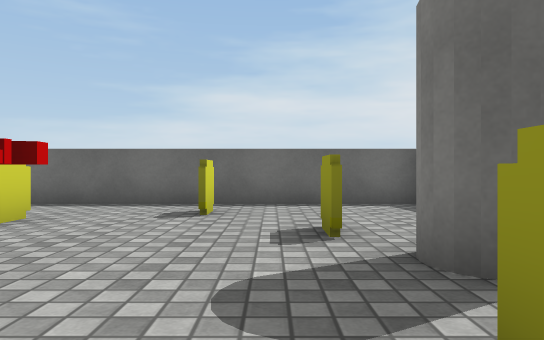
[1] (above)

12 first-person views from a walk through a 3-D level made in the Unity game engine. The camera is 0.65 m above the floor, looks level and sees 70° across. The floor is counted in squares, 1 m on a side. Each view is taken from the middle of a square. On the plan, view 1 faces up. The plan holds only what a view shows up to about 11 squares ahead; the rest is blank. The place goes on beyond the plan. The player character is not drawn. Some surface patterns are stand-ins.

[2]
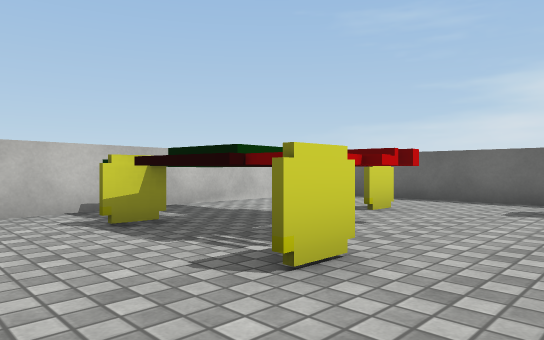

[3]
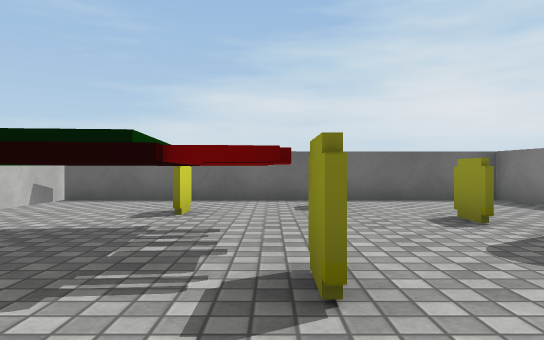

[4]
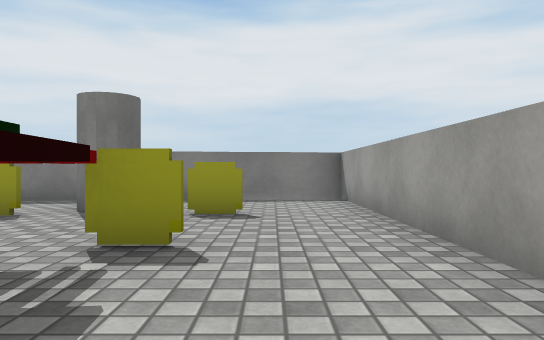

[5]
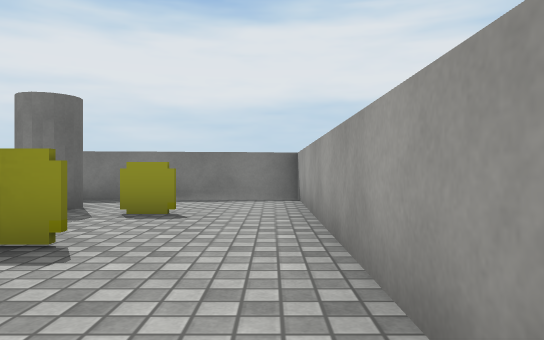

[6]
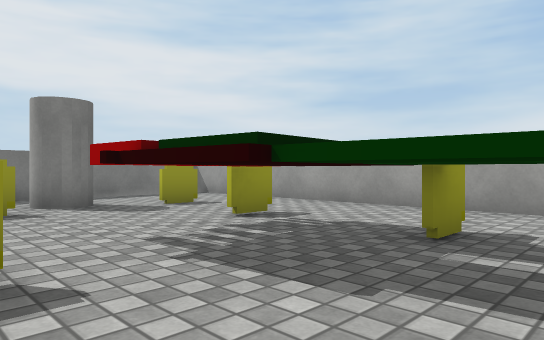

[7]
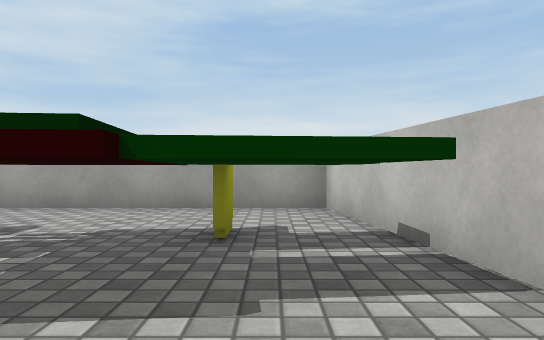

[8]
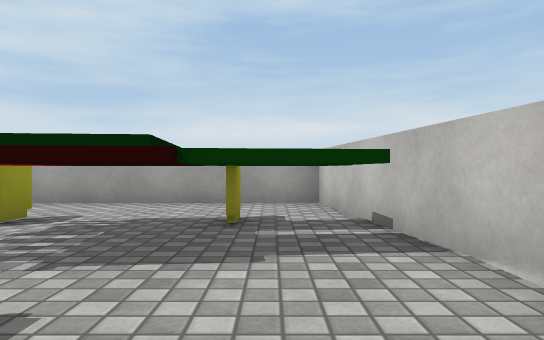

[9]
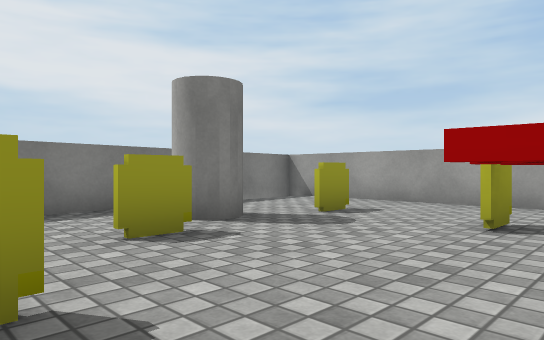

[10]
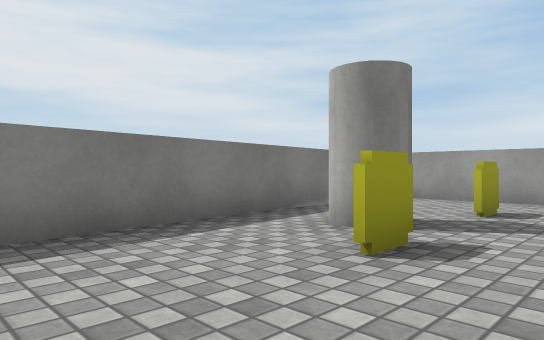

[11]
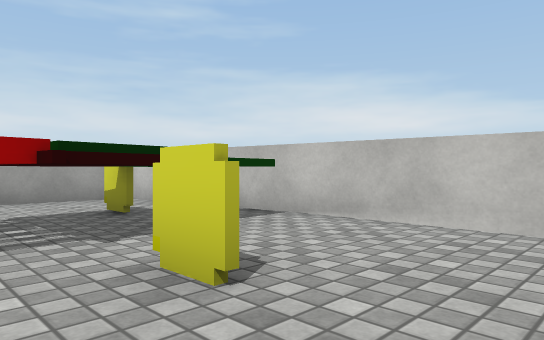

[12]
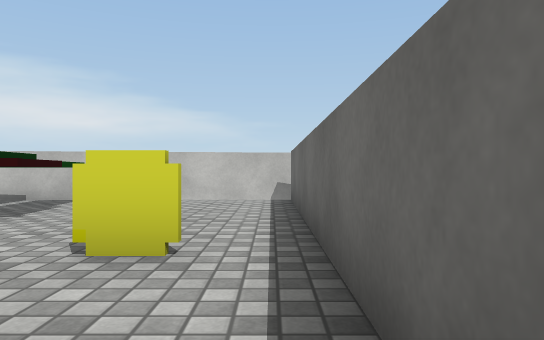

### Floor plan
Key: @ floor where view 1 was taken; # wall or solid block; . floor; C coin; Y cylinder; O other object.
Columns run from 7 left of view 1 to 4 right of it. Each row starts with its distance up from view 1.
  8 ###########
  7 #.........#
  6 #.....C...#
  5 #...#.....##
  4 #...O...C..#
  3 #OOOOO...Y.#
  2 #OOOOO.....#
  1 ##.OOC..C..#
  0  #.....@...#
 -1  #.........#
 -2  ###########

Positions as (right, up) in squares from view 1, and headings:
1: (0, 0), facing up
2: (0, -1), facing up-left
3: (-2, -1), facing up
4: (-5, 0), facing right
5: (-5, -1), facing right
6: (-6, 5), facing down-right
7: (-5, 5), facing down
8: (-5, 6), facing down
9: (-3, 6), facing down-right
10: (-1, 7), facing down-right
11: (-2, 7), facing down-left
12: (2, 7), facing left
